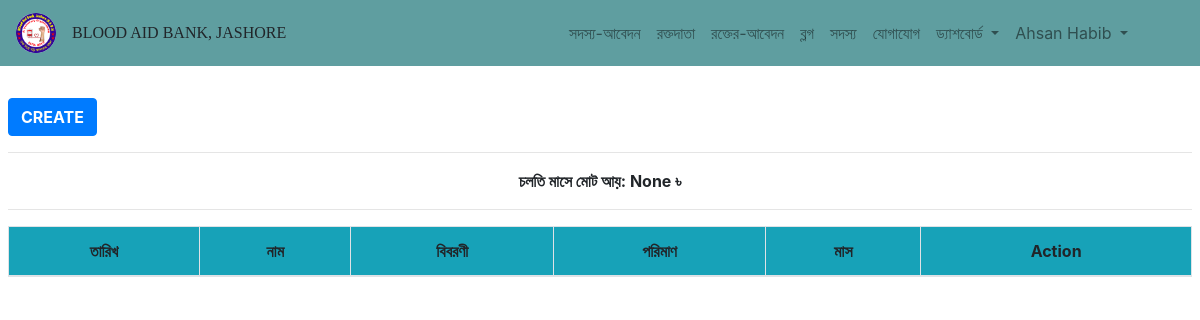
The page /statement/tax/ (signed in) on the database as committed earlier.
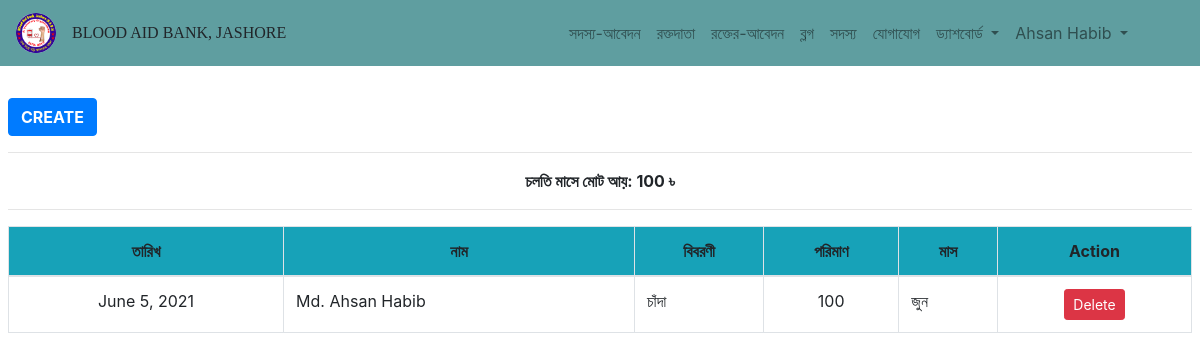
The same page on the database as committed later.
### Statement/models.py (models this page shows, shortened)
class Tax(models.Model):
    TAX_CHOICES =(
        ('চাঁদা','চাঁদা'),
        ('অনুদান','অনুদান'),
        ('অনান্য','অনান্য'),
    )
    MONTH_CHOICES = (
        ('জানুয়ারি', 'জানুয়ারি'),
        ('ফেব্রুয়ারি', 'ফেব্রুয়ারি'),
        ('মার্চ', 'মার্চ'),
        ('এপ্রিল','এপ্রিল'),
        ('মে', 'মে'),
        ('জুন', 'জুন'),
        ('জুলাই', 'জুলাই'),
        ('আগস্ট', 'আগস্ট'),
        ('সেপ্টেম্বর', 'সেপ্টেম্বর'),
        ('অক্টোবর', 'অক্টোবর'),
        ('নভেম্বর', 'নভেম্বর'),
        ('ডিসেম্বর', 'ডিসেম্বর'),
    )
    name = models.ForeignKey(OrganizationMember, on_delete=models.CASCADE, verbose_name="নাম")
    category = models.CharField(max_length =100, default="চাঁদা", choices=TAX_CHOICES, verbose_name="বিবরণী", null=False)
    amount = models.IntegerField(null=False, default=0, verbose_name="পরিমাণ")
    month = models.CharField(max_length= 100, choices=MONTH_CHOICES, verbose_name="মাস")
    date = models.DateField(auto_now_add=True, verbose_name="তারিখ")
    REQUIRED_FIELDS = ('name', 'category','amount', 'month')

### Bloodbank/models.py (models this page shows)
class OrganizationMember(models.Model):
    GENDER_CHOICE = (
        ('Male', 'Male'),
        ('Female', 'Female'),
    )
    id_no = models.CharField(max_length =15, null = True, blank = True, verbose_name ="আইডি নং-")
    name = models.CharField(max_length=100, verbose_name="সদস্যের নাম")
    designation = models.ForeignKey(Designation,on_delete=models.CASCADE, max_length=200, verbose_name = 'পদবি', null=False)
    gender = models.CharField(max_length = 10,default = 'Select', choices = GENDER_CHOICE, verbose_name = 'লিঙ্গ', null=False)
    phone = models.CharField(max_length =14, verbose_name="মোবাইল নাম্বার")
    institution = models.CharField(max_length = 100, verbose_name = 'শিক্ষা-প্রতিষ্ঠান')
    blood_group = models.ForeignKey(BloodGroup, on_delete=models.CASCADE, verbose_name = 'রক্তের গ্রুপ', null=False)
    location = models.ForeignKey(Upazila, on_delete=models.CASCADE, verbose_name="উপজেলা/থানা", null=False)
    zilla = models.ForeignKey(Zilla, on_delete=models.CASCADE, verbose_name="জেলা", null=False)
    image  = models.ImageField(upload_to = 'Member/', default = '', verbose_name = 'ছবি')
    def __str__(self):
        return self.name
    class Meta:
        verbose_name_plural = "Member"

### Statement/views.py (the view)
# urls.py: path('tax/', views.showTax, name='show_tax'),
@login_required
def showTax(request):
    tax = Tax.objects.order_by('-date').all()
    amount = Tax.objects.aggregate(Sum('amount'))
    return render(request, 'Statement/tax.html',context={'tax':tax,'amount':amount})

### templates/Statement/tax.html
{% extends "base.html" %}
{% load crispy_forms_tags %}
{% load static %}
{% block content %}
    <div class="py-5 px-2" style="margin-top:50px">
        <div>
            <a class="btn btn-primary font-weight-bold" type="button" href="{% url 'Statement:add_tax'%}">CREATE</a>
            <hr>
            <p class="text-center font-weight-bold">চলতি মাসে মোট আয়: {{amount.amount__sum}} &#2547;</p>
            <hr>
        </div>
        <div class="table-responsive">
            <table class="table table-bordered">
                <thead class="bg-info text-center">
                  <tr>
                    <th scope="col">তারিখ</th>
                    <th scope="col">নাম</th>
                    <th scope="col">বিবরণী</th>
                    <th scope="col">পরিমাণ</th>
                    <th scope="col">মাস</th>
                    <th scope="col">Action</th>
                  </tr>
                </thead>
                <tbody>
                  {% for l in tax %}
                    <tr>
                      <td class="text-center">{{l.date}}</td>
                      <td>{{l.name}}</td>
                      <td>{{l.category}}</td>
                      <td class="text-center">{{l.amount}}</td>
                      <td>{{l.month}}</td>
                        <td class="text-center">
                          <a class="btn btn-sm btn-danger" href="{% url 'Statement:delete_tax' l.id %}">Delete</a>
                      </td>
                    </tr>
                  {% endfor %}
                </tbody>
              </table>
        </div>
    </div>
{% endblock %}

Rows that differ between the two databases and show on the page:
added Tax: date "June 5, 2021", name "Md. Ahsan Habib", category "চাঁদা", amount "100", month "জুন"
Other text that changed with them:
{{ amount.amount__sum }}: "None" → "100"
